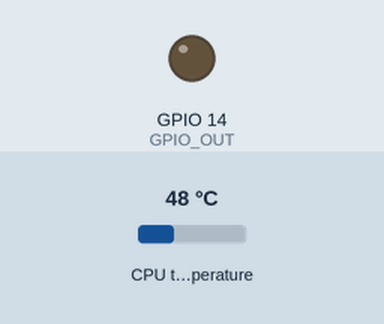
The program below on a simulated Raspberry Pi (BCM pin numbers). Shown: output pins drawn as LEDs (lit = HIGH). The test bench sets the inputs (shaded band); at power-on: CPU temperature 48 °C. The clock reads 2024-03-15 10:24:30 at power-on unless the program sets it; files the program writes start out absent.

Above: at 1.2 s.
1.3 s: CPU temperature set to 51 °C
At 11.1 s:
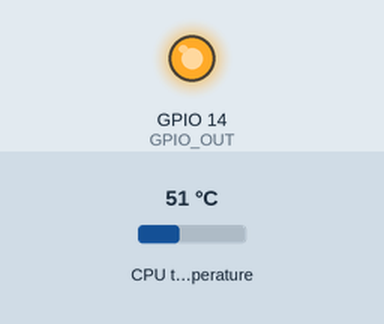
11.5 s: CPU temperature set to 47 °C
21.5 s: CPU temperature set to 44 °C
At 31.1 s:
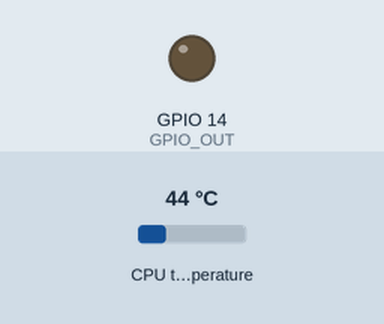
31.5 s: CPU temperature set to 58 °C
At 41.2 s:
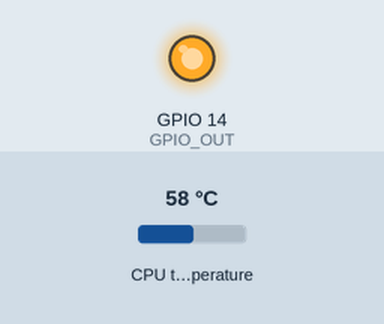
Timing chart, 0 to 42.5 s (numbered marks = the images above; inputs shaded):
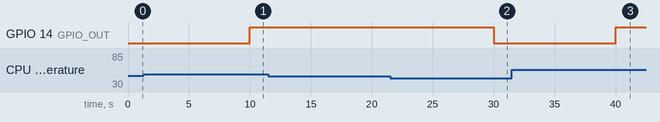

Measured:
- the behaviour switches between 49 and 50 °C on CPU temperature (found by bisection; images 0 and 1)
- the behaviour switches between 46 and 45 °C on CPU temperature (found by bisection; images 1 and 2)
- after the input at 1.3 s, GPIO 14 (GPIO_OUT): LOW → HIGH after 8.7 s
- after the input at 11.5 s, every drawn part: stays the same
- after the input at 21.5 s, GPIO 14 (GPIO_OUT): HIGH → LOW after 8.5 s
- after the input at 31.5 s, GPIO 14 (GPIO_OUT): LOW → HIGH after 8.5 s

The program:

fan.py
```python
#!/usr/bin/python
#-*- coding: utf-8 -*-
import time, os, datetime
import RPi.GPIO as GPIO

GPIO_OUT = 14
LOG_PATH = '/var/log/fan_control.log'
IS_DEBUG=False

def read_cpu_temperature():
  with open("/sys/class/thermal/thermal_zone0/temp", 'r') as f:
    temperature = float(f.read()) / 1000
  log('DEBUG', 'Current CPU temperature is %s' % temperature)
  return temperature

def start_fan():
  log('INFO', 'power on.')
  GPIO.output(GPIO_OUT, GPIO.HIGH)

def stop_fan():
  log('INFO', 'power off.')
  GPIO.output(GPIO_OUT, GPIO.LOW)

def setup_GPIO():
  GPIO.setmode(GPIO.BCM)
  GPIO.setwarnings(False)
  GPIO.setup(GPIO_OUT, GPIO.OUT)

def control_fan():
  is_close = True
  try:
    while True:
      temp = read_cpu_temperature()
      if is_close:
        if temp>=50:
          start_fan()
          is_close = False
      else:
        if temp<=45:
          stop_fan()
          is_close = True
      time.sleep(10)
  except Exception, e:
    GPIO.cleanup()
    log('WARN', e)

def log(level, msg):
  log_msg = '[%s]: %s (%s)' % (level, msg, datetime.datetime.now() )
  if IS_DEBUG:
    print log_msg
    return
  if level == 'DEBUG':
    return
  try:
    with open(LOG_PATH, 'a') as f:
      f.write(log_msg+'\n')
  except Exception as e:
    print "Unable to log, %s" % e

if __name__ == '__main__':
  os.environ["TZ"] = 'Asia/Shanghai'
  time.tzset()
  log('INFO', 'started.')
  setup_GPIO()
  control_fan()
  log('INFO', 'quit.')
```
